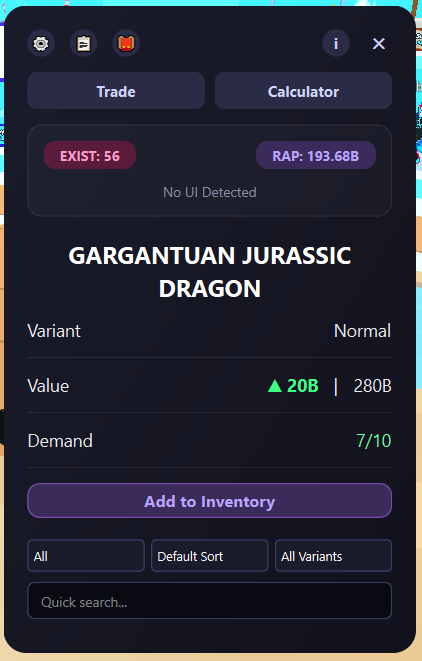
#> input picture IMAGES/App.png, 422 x 661 px
$ python step1.py ../../IMAGES/App.png
#> lines starting #> are read from the running program, lines starting #| are printed output that depends on the picture
import cv2
import numpy as np
import os
import sys

def hex_to_bgr(hex_code):
    hex_code = hex_code.lstrip('#')
    r, g, b = int(hex_code[0:2], 16), int(hex_code[2:4], 16), int(hex_code[4:6], 16)
    return (b, g, r)

def get_exclusive_bottom(input_path):
#> called with input_path = '../../IMAGES/App.png'
    if not os.path.exists(input_path):
        print(f"Error: {input_path} not found.")
        return None

    img = cv2.imread(input_path)
#> img is the input picture: shape (661, 422, 3); mean B, G, R 54, 40.3, 39.4
    if img is None:
        return None

    # Restrict search to top 35% of the image to avoid XP charms/noise
    h, w = img.shape[:2]
#> h = 661; w = 422
    search_limit = int(h * 0.35)
#> search_limit = 231
    img_roi = img[:search_limit, :]
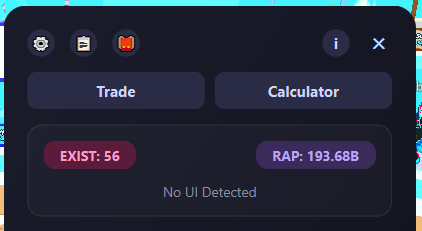
#> img_roi: shape (231, 422, 3); mean B, G, R 59.6, 43.2, 38.9

    # Actual Purple/Pink Exclusive Tag colors
   #  target_hexes = ["#331f4c", "#392652", "#382550", "#342550", "#392452"]
    target_hexes = ["#a973ff" , "#a876ff", "#a275f6", "#a275f6", "#a378f9"]
    target_bgrs = [hex_to_bgr(h) for h in target_hexes]
    combined_mask = np.zeros(img_roi.shape[:2], dtype=np.uint8)

    for bgr in target_bgrs:
        lower = np.array([max(0, c-15) for c in bgr], dtype=np.uint8)
        upper = np.array([min(255, c+15) for c in bgr], dtype=np.uint8)
        mask = cv2.inRange(img_roi, lower, upper)
        combined_mask = cv2.bitwise_or(combined_mask, mask)

    ys, xs = np.where(combined_mask > 0)
#> ys = empty array; xs = empty array
    if len(ys) == 0:
        print("Exclusive tag not found.")
        return None

    # We want the BOTTOM of the tag, which is the MAX Y
    exclusive_bottom = np.max(ys)
    print(f"[STEP 1] Exclusive Bottom found at Y={exclusive_bottom}")
    return exclusive_bottom

if __name__ == "__main__":
    if len(sys.argv) > 1:
        get_exclusive_bottom(sys.argv[1])
    else:
        print("No image path provided.")

$ run again, on IMAGES/Inventory.png
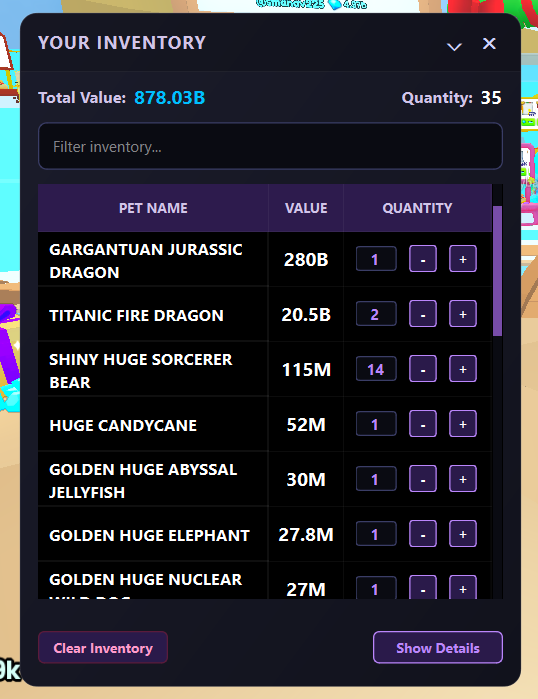
#> input picture IMAGES/Inventory.png, 538 x 699 px
#> in get_exclusive_bottom, img is the input picture: shape (699, 538, 3); mean B, G, R 49.2, 41.1, 42.6
#> in get_exclusive_bottom, `img_roi = img[:search_limit, :]`:
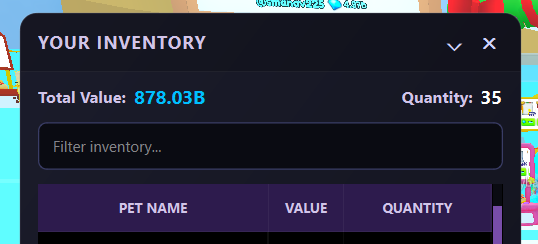
#> img_roi: shape (244, 538, 3); mean B, G, R 62.6, 47.2, 44.2
#> ys = empty array

$ run again, on IMAGES/Manual Search.png
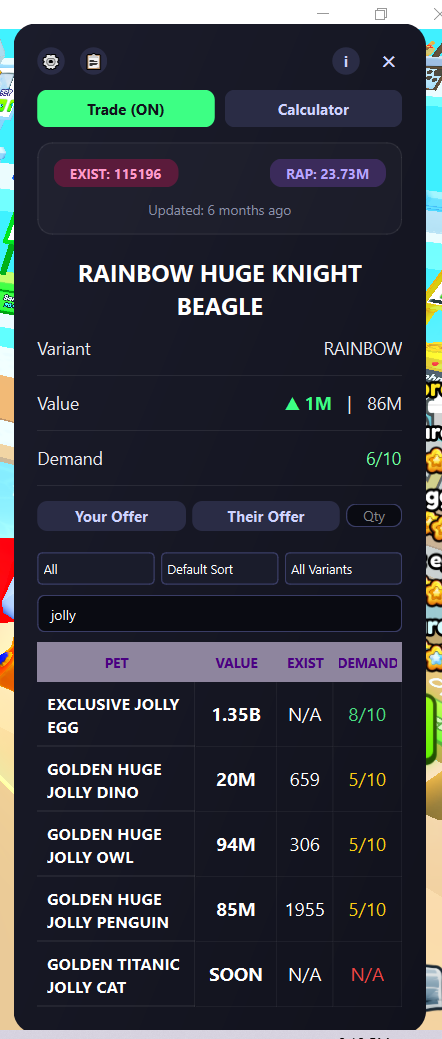
#> input picture IMAGES/Manual Search.png, 442 x 1039 px
#> in get_exclusive_bottom, img is the input picture: shape (1039, 442, 3); mean B, G, R 64.6, 56.6, 52.7
#> in get_exclusive_bottom, `img_roi = img[:search_limit, :]`:
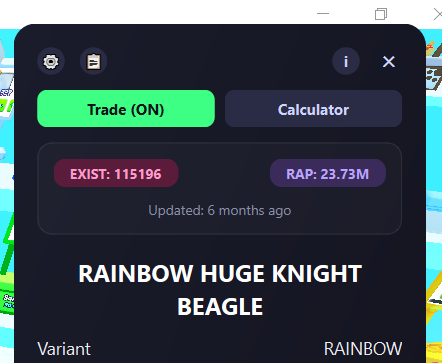
#> img_roi: shape (363, 442, 3); mean B, G, R 77.8, 71.2, 58.2
#> ys = empty array

$ run again, on IMAGES/Setting.png
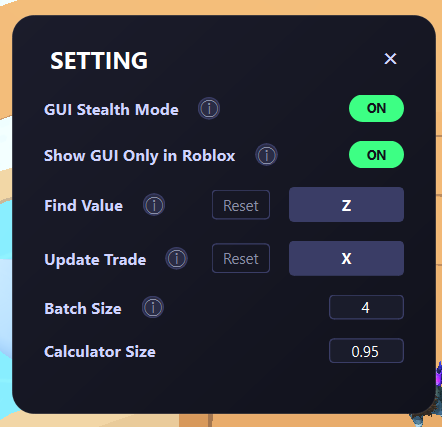
#> input picture IMAGES/Setting.png, 442 x 427 px
#> in get_exclusive_bottom, img is the input picture: shape (427, 442, 3); mean B, G, R 58, 51.6, 51.3
#> in get_exclusive_bottom, `img_roi = img[:search_limit, :]`:
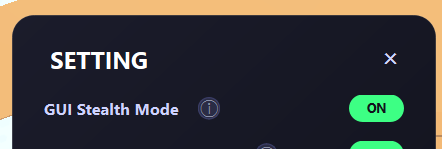
#> img_roi: shape (149, 442, 3); mean B, G, R 58.8, 59.4, 61
#> ys = empty array
